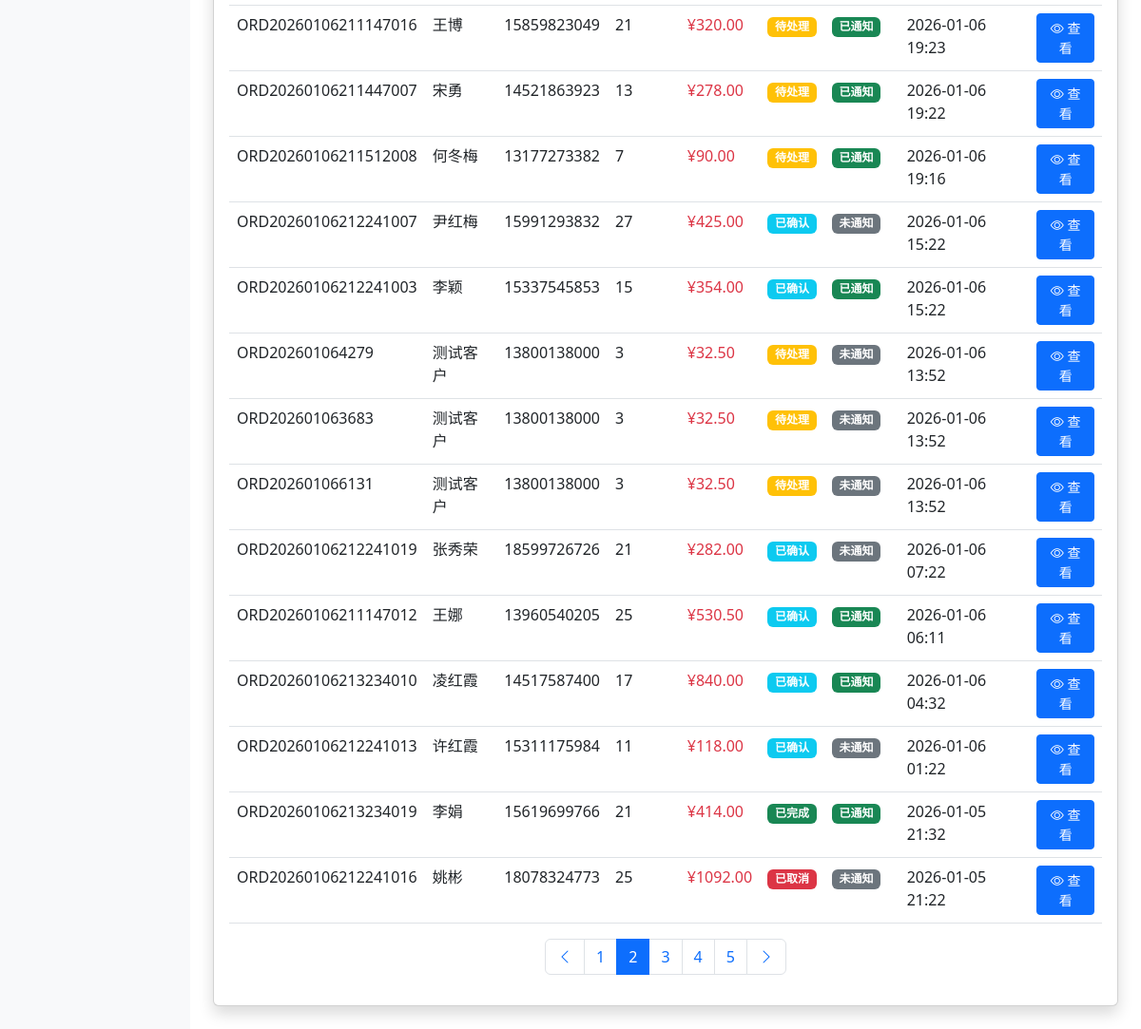
The page /admin/orders?page=2&status=&q= (signed in, lower part) on the database as committed earlier.
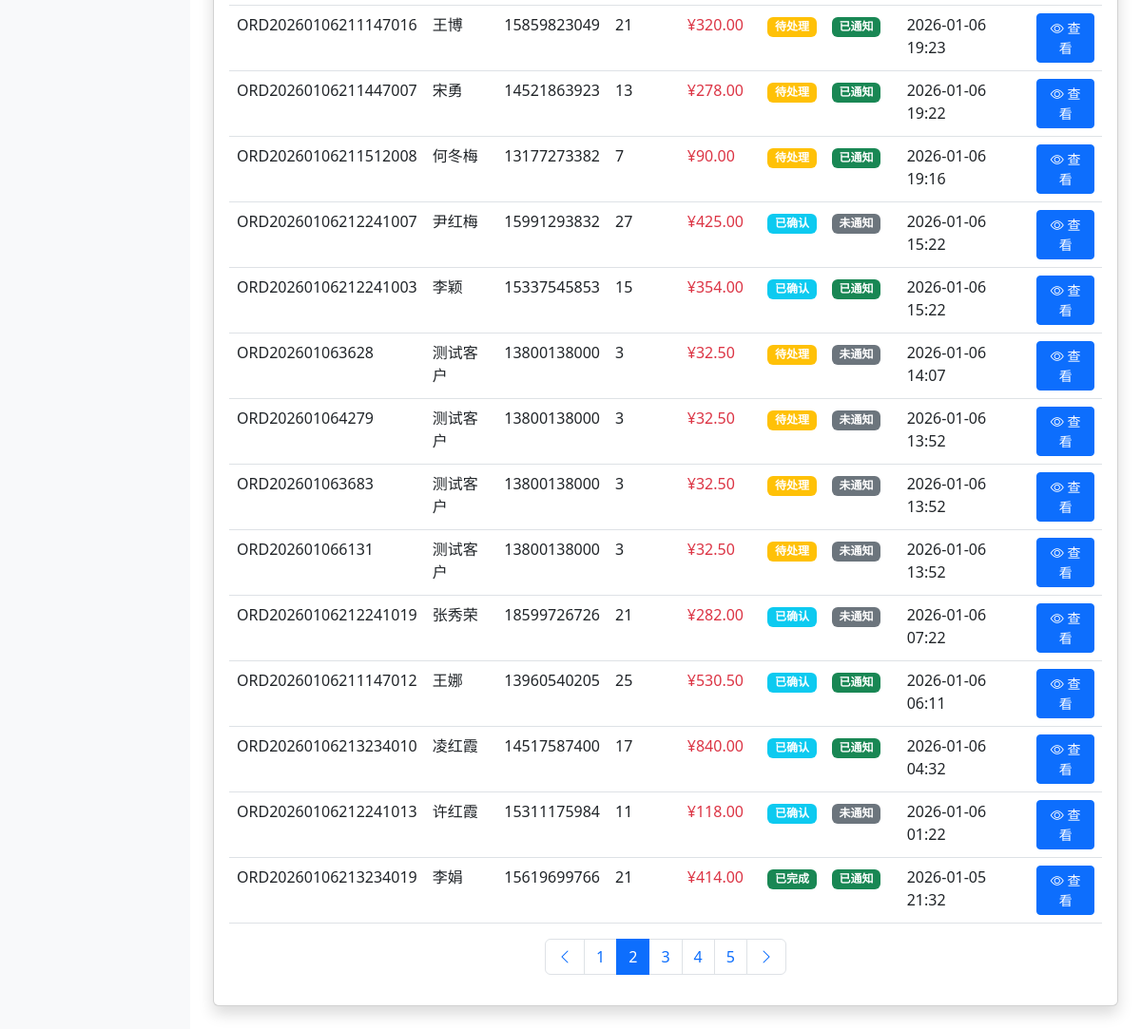
The same page on the database as committed later.
### app/models.py (models this page shows, shortened)
class Order(db.Model):
    __tablename__ = 'orders'
    id = db.Column(db.Integer, primary_key=True)
    order_no = db.Column(db.String(50), unique=True, nullable=False, index=True)  # 订单号
    customer_name = db.Column(db.String(100), nullable=False)
    customer_phone = db.Column(db.String(20))
    customer_email = db.Column(db.String(120))
    customer_address = db.Column(db.Text)
    total_amount = db.Column(db.Float, default=0)  # 总金额
    total_quantity = db.Column(db.Integer, default=0)  # 总数量
    status = db.Column(db.String(20), default='pending')  # pending, confirmed, shipped, completed, cancelled
    notes = db.Column(db.Text)  # 备注
    notified = db.Column(db.Boolean, default=False)  # 是否已通知
    created_at = db.Column(db.DateTime, default=datetime.utcnow)
    updated_at = db.Column(db.DateTime, default=datetime.utcnow, onupdate=datetime.utcnow)
    user_id = db.Column(db.Integer, db.ForeignKey('users.id'))
    items = db.relationship('OrderItem', backref='order', lazy='dynamic', cascade='all, delete-orphan')

### app/routes/admin.py (the view)
@admin_bp.route('/orders')
@login_required
def orders():
    page = request.args.get('page', 1, type=int)
    per_page = 20
    status = request.args.get('status', '')
    query_text = request.args.get('q', '')
    orders_query = Order.query
    if status:
        orders_query = orders_query.filter_by(status=status)
    if query_text:
        orders_query = orders_query.filter(
            (Order.order_no.contains(query_text)) |
            (Order.customer_name.contains(query_text)) |
            (Order.customer_phone.contains(query_text))
        )
    pagination = orders_query.order_by(Order.created_at.desc()).paginate(
        page=page, per_page=per_page, error_out=False
    )
    return render_template('admin/orders.html',
                         orders=pagination.items,
                         pagination=pagination,
                         status=status,
                         query=query_text)

### app/templates/admin/orders.html (shortened to what the changed rows need)
{% extends "admin/base.html" %}
{% block content %}
<div class="card shadow">
    <div class="card-body">
        <div class="table-responsive">
            <table class="table table-hover">
                <tbody>
                    {% if orders %}
                        {% for order in orders %}
                        <tr>
                            <td>{{ order.order_no }}</td>
                            <td>{{ order.customer_name }}</td>
                            <td>{{ order.customer_phone or '-' }}</td>
                            <td>{{ order.total_quantity }}</td>
                            <td class="text-danger">¥{{ "%.2f"|format(order.total_amount) }}</td>
                            <td>
                                {% if order.status == 'pending' %}
                                    <span class="badge bg-warning">待处理</span>
                                {% elif order.status == 'confirmed' %}
                                    <span class="badge bg-info">已确认</span>
                                {% elif order.status == 'shipped' %}
                                    <span class="badge bg-primary">已发货</span>
                                {% elif order.status == 'completed' %}
                                    <span class="badge bg-success">已完成</span>
                                {% elif order.status == 'cancelled' %}
                                    <span class="badge bg-danger">已取消</span>
                                {% endif %}
                            </td>
                            <td>
                                {% if order.notified %}
                                    <span class="badge bg-success">已通知</span>
                                {% else %}
                                    <span class="badge bg-secondary">未通知</span>
                                {% endif %}
                            </td>
                            <td>{{ order.created_at.strftime('%Y-%m-%d %H:%M') }}</td>
                            <td>
                                <a href="{{ url_for('admin.order_detail', order_id=order.id) }}" class="btn btn-sm btn-primary">
                                    <i class="bi bi-eye"></i> 查看
                                </a>
                            </td>
                        </tr>
                        {% endfor %}
                    {% else %}
                        <tr>
                            <td colspan="9" class="text-center text-muted py-4">暂无订单</td>
                        </tr>
                    {% endif %}
                </tbody>
            </table>
        </div>
        {% if pagination.pages > 1 %}
        <nav aria-label="Page navigation">
            <ul class="pagination justify-content-center">
                {% for page_num in pagination.iter_pages(left_edge=1, right_edge=1, left_current=2, right_current=2) %}
                    {% if page_num %}
                        {% if page_num == pagination.page %}
                        <li class="page-item active">
                            <span class="page-link">{{ page_num }}</span>
                        </li>
                        {% else %}
                        <li class="page-item">
                            <a class="page-link" href="{{ url_for('admin.orders', page=page_num, status=status, q=query) }}">
                                {{ page_num }}
                            </a>
                        </li>
                        {% endif %}
                    {% else %}
                    <li class="page-item disabled">
                        <span class="page-link">...</span>
                    </li>
                    {% endif %}
                {% endfor %}
            </ul>
        </nav>
        {% endif %}
    </div>
</div>
{% endblock %}

Rows that differ between the two databases and show on the page:
no longer on this page (row unchanged): Order: order_no "ORD20260106212241016", customer_name "姚彬", customer_phone "18078324773", total_quantity "25", total_amount "1092.00", status "已取消", notified "未通知", created_at "2026-01-05 21:22"
added Order: order_no "ORD202601063628", customer_name "测试客户", customer_phone "13800138000", total_quantity "3", total_amount "32.50", status "待处理", notified "未通知", created_at "2026-01-06 14:07"
